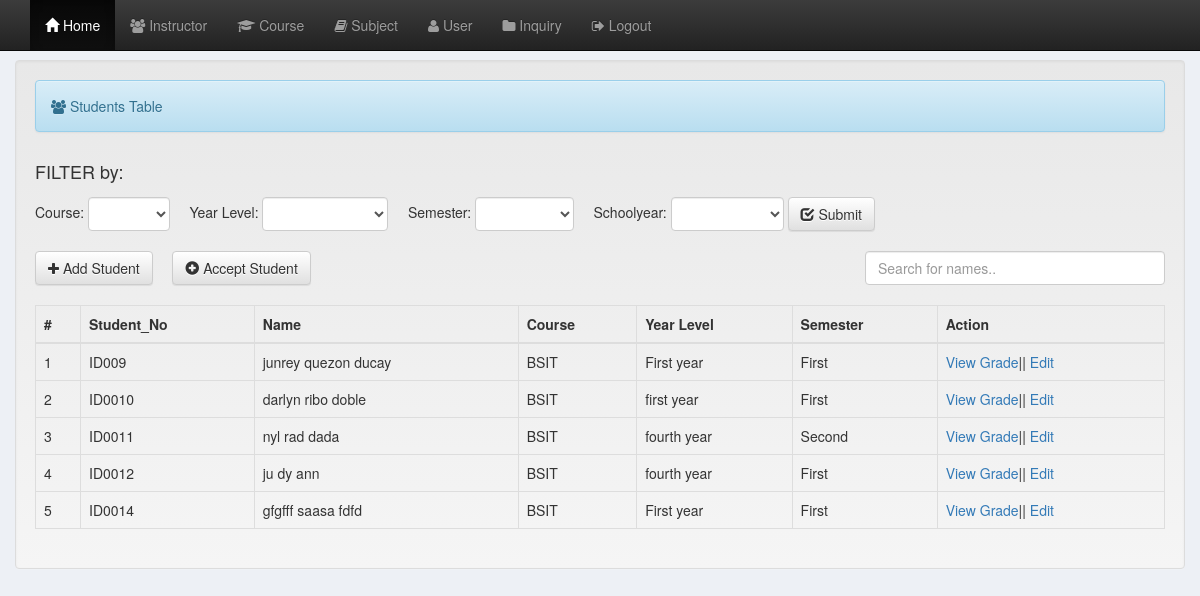
The page /registrar/home.php (signed in) on the database its author committed.
### tables this page shows
CREATE TABLE `enrollment` (
  `student_id` int(11) NOT NULL,
  `student_no` varchar(50) NOT NULL,
  `inquiry_id` int(11) NOT NULL,
  `firstname` varchar(255) NOT NULL,
  `middlename` varchar(255) NOT NULL,
  `lastname` varchar(255) NOT NULL,
  `email` varchar(35) NOT NULL,
  `gender` varchar(10) NOT NULL,
  `age` int(30) NOT NULL,
  `civilstatus` varchar(35) NOT NULL,
  `nationality` varchar(35) NOT NULL,
  `religion` varchar(35) NOT NULL,
  `birthplace` varchar(35) NOT NULL,
  `birthday` date NOT NULL,
  `address` varchar(35) NOT NULL,
  `contact` varchar(35) NOT NULL,
  `status` varchar(35) NOT NULL,
  `course` varchar(35) NOT NULL,
  `schoolyear` varchar(35) NOT NULL,
  `year_level` varchar(35) NOT NULL,
  `semester` varchar(35) NOT NULL
);

### registrar/home.php (the view, shortened to what this page needs)
<?php require_once('include/navbar_student.php');
 ?>
<!DOCTYPE html PUBLIC "-//W3C//DTD XHTML 1.0 Transitional//EN""http://www.w3.org/TR/xhtml1/DTD/xhtml1-transitional.dtd">
<html xmlns="http://www.w3.org/1999/xhtml">
<head>
</head>
<body class="container-fluid"><?php require_once('../modal/edit_profile.php'); ?>
<br><br><br>
<div class="well">
    <div class="alert alert-info"><i class="fa fa-users"></i>&nbsp;Students Table</div>
    <label><h4>FILTER by:</h4></label>
    <form method="POST" class="form-inline" action="sort_student.php">
        Course:
        <select name="course" class="form-control" required>
            <option></option>
            <?php $course_query = mysql_query( "select * from course") or die(mysql_error());
            while ($course_row = mysql_fetch_array($course_query)) {
                ?>
                <option><?php echo $course_row['code']; ?></option>
            <?php } ?></select>
        &nbsp;&nbsp;&nbsp;&nbsp;Year Level:
        <select name="year_level" class="form-control" required>
            <option></option>
            <option>First Year</option>
        </select>
        &nbsp;&nbsp;&nbsp;&nbsp;Semester:
        <select name="semester" class="form-control" required>
            <option></option>
            <option>First</option>
        </select>
        &nbsp;&nbsp;&nbsp;&nbsp;Schoolyear:
        <select name="schoolyear" class="form-control" required>
            <option></option>
            <option>2016-2017</option>
        </select>
        <button type="submit" name="sort_student" class="btn btn-default"><i class="glyphicon glyphicon-check"></i>&nbsp;Submit
        </button>
    </form>
    <br>
    <div class="row-fluid">
        <input style="color:red; float:right; width:300px;" type="text" id="myInput" onKeyUp="myFunction()"
               placeholder="Search for names.." class="form-control">
    </div>
    <table class="table  table-bordered" id="myTable">
        <a href="add_student.php" class="btn btn-default"><i class="fa fa-plus"></i>&nbsp;Add Student</a>&nbsp;&nbsp;&nbsp;&nbsp;
        <a href="accept_student.php" class="btn btn-default"><i class="glyphicon glyphicon-plus-sign"></i>&nbsp;Accept
            Student</a>
        <thead>
        <br><br>
        <tr>
            <th>#</th>
            <th>Student_No</th>
            <th>Name</th>
            <th>Course</th>
            <th>Year Level</th>
            <th>Semester</th>
            <th>Action</th>
        </tr>
        </thead>
        <tbody>
        <?php
        $a = 0;
        $student_query = mysql_query("select * from enrollment where status='enrolled' order by student_id asc") or die(mysql_error());
        while ($row = mysql_fetch_array($student_query)) {
            $a++;
            $id = $row['student_id']; ?>
            <tr>
                <td><?php echo $a; ?></td>
                <td><?php echo $row['student_no']; ?></td>
                <td><?php echo $row['firstname'] . " " . $row['middlename'] . " " . $row['lastname']; ?></td>
                <td><?php echo $row['course']; ?></td>
                <td><?php echo $row['year_level']; ?></td>
                <td><?php echo $row['semester']; ?></td>
                <td><a title="view Grades" id="<?php echo $id; ?>"
                       href="view_grade.php<?php echo '?student_id=' . $id; ?>" style="text-decoration: none;">View
                        Grade</a>||
                    <a title="Edit" id="<?php echo $id; ?>" href="edit_student.php<?php echo '?student_id=' . $id; ?>"
                       style="text-decoration: none;">Edit</a></td>
            </tr>
            <?php
        }
        ?>
        </tbody>
    </table>
</div>
</body>
</html>

### registrar/include/navbar_student.php (style rules this page uses)
body { background:#edf0f5 ; }

### rows shown on the page
enrollment: student_no "ID009", firstname "junrey", middlename "quezon", lastname "ducay", course "BSIT", year_level "First year", semester "First"
enrollment: student_no "ID0010", firstname "darlyn", middlename "ribo", lastname "doble", course "BSIT", year_level "first year", semester "First"
enrollment: student_no "ID0011", firstname "nyl", middlename "rad", lastname "dada", course "BSIT", year_level "fourth year", semester "Second"
enrollment: student_no "ID0012", firstname "ju", middlename "dy", lastname "ann", course "BSIT", year_level "fourth year", semester "First"
enrollment: student_no "ID0014", firstname "gfgfff", middlename "saasa", lastname "fdfd", course "BSIT", year_level "First year", semester "First"
